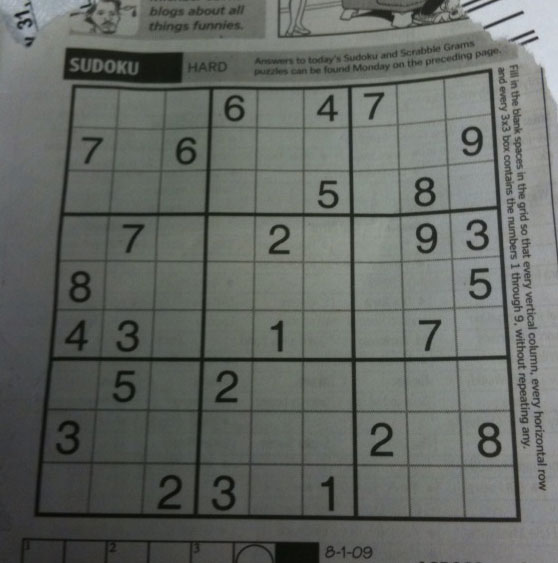
#> input picture data/images/sudoku.png, 558 x 563 px
$ python day059.py
#> lines starting #> are read from the running program, lines starting #| are printed output that depends on the picture
'''
Author       : Bingqiang Zhou
Date         : 2021-02-23 10:33:59
LastEditors  : Bingqiang Zhou
LastEditTime : 2021-02-23 11:27:30
Description  : 二值图像分析 – 霍夫直线检测
    图像霍夫变换是一种特别有用的图像变换，通过把图像的坐标从2D平面坐标系变换到极坐标空间，
    可以发现原来在平面坐标难以提取的几何特征信息（如：直线、圆等），
    图像的直线与圆检测就是典型的利用霍夫空间特性实现二值图像几何分析的例子。
    假设有如下的直线参数方程：
        r = x*cos(theta) + y * sin(theta)
    其中角度theta指r与X轴之间的夹角，r为到直线几何垂直距离。

    OpenCV关于霍夫直线检测有两个API，第一个函数，它是提取到直线在霍夫空间得几何特征，然后输出直线得两个极坐标参数。
    根据这两个参数我们可以组合得到空间坐标直线。该API如下：
        void cv::HoughLines(
            InputArray  image,
            OutputArray lines,
            double rho,
            double theta,
            int threshold,
            double srn = 0,
            double stn = 0,
            double min_theta = 0,
            double max_theta = CV_PI
        )
        Image 输入图像
        Lines 输出直线
        Rho 极坐标r得步长
        Theta角度步长
        Threshold累加器阈值
        Srn、stn多尺度霍夫变换时候需要得参数，经典霍夫变换不需要
        min_theta 最小角度
        max_theta最大角度

    参考链接：
        霍夫变换直线检测（Line Detection）原理及示例 - https://blog.csdn.net/leonardohaig/article/details/87907462
'''

import cv2 as cv
import numpy as np
import matplotlib.pyplot as plt

src = cv.imread("../data/images/sudoku.png")
#> src is the input picture: shape (563, 558, 3); mean B, G, R 99.5, 104.1, 100

t = 80
binary = cv.Canny(src, t, t*2) # 边缘检测
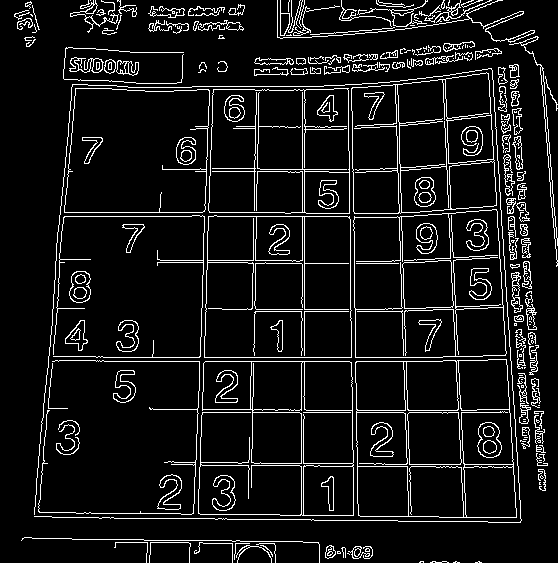
#> binary: shape (563, 558); 8.6% white in thin lines or dots

lines = cv.HoughLines(binary, 1, np.pi / 180.0, 150)
#> lines = 60 rows, first 8: [361, 1.57], [357, 1.57], [304, 0], [212, 0.0349], [216, 0.0349], [412, 1.57], [216, 1.57], [-349, 3.12]

result = src.copy()
for i in range(len(lines)):
    rho = lines[i][0][0]
    theta = lines[i][0][1]
    a = np.cos(theta)
    b = np.sin(theta)
    x0 = rho * a
    y0 = rho * b
    scale = 1000 # 从（x0，y0）延长，得到两个点
    pt1 = (int(x0 - scale * (b)), int(y0 + scale * (a)))
    pt2 = (int(x0 + scale * (b)), int(y0 - scale * (a)))
    cv.line(result, tuple(pt1), tuple(pt2), (0, 0, 255), 2)
#> this loop made 60 passes
#> (rho, theta, a, b, x0, y0, pt1, pt2) on passes 1 to 10: (361, 1.57, -4.37e-08, 1, -1.58e-05, 361, (-1000, 360), (999, 361)), (357, 1.57, -4.37e-08, 1, -1.56e-05, 357, (-1000, 356), (999, 357)), (304, 0, 1, 0, 304, 0, (304, 1000), (304, -1000)), (212, 0.0349, 0.999, 0.0349, 211.9, 7.4, (176, 1006), (246, -991)), (216, 0.0349, 0.999, 0.0349, 215.9, 7.54, (180, 1006), (250, -991)), (412, 1.57, -4.37e-08, 1, -1.8e-05, 412, (-1000, 411), (999, 412)), (216, 1.57, -4.37e-08, 1, -9.44e-06, 216, (-1000, 215), (999, 216)), (-349, 3.12, -1, 0.0175, 348.9, -6.09, (331, -1005), (366, 993)), (212, 1.57, -4.37e-08, 1, -9.27e-06, 212, (-1000, 211), (999, 212)), (-393, 3.11, -0.999, 0.0349, 392.8, -13.72, (357, -1013), (427, 985))
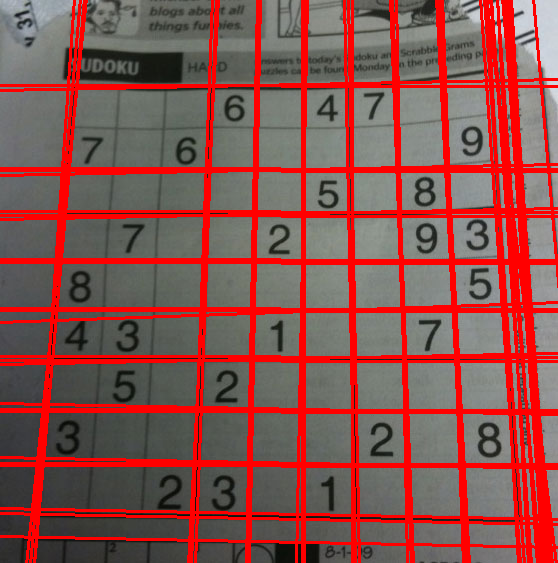
#> result: shape (563, 558, 3); mean B, G, R 77.9, 81.5, 138

# 可视化
rows = 1
cols = 2
images = [binary, result]
titles = ["binary image"]
plt.figure(figsize=(cols * 4, rows * 3)) # Width, height in inches.
for index, image in enumerate(images):
    plt.subplot(rows, cols, index + 1)
    if index >= len(titles):
        plt.title("image")
    else:
        plt.title(titles[index])
    plt.axis("off")
    if image.ndim > 2:
        plt.imshow(image[:, :, ::-1])
    else:
        plt.imshow(image, cmap="gray")
#> this loop made 2 passes
plt.show()
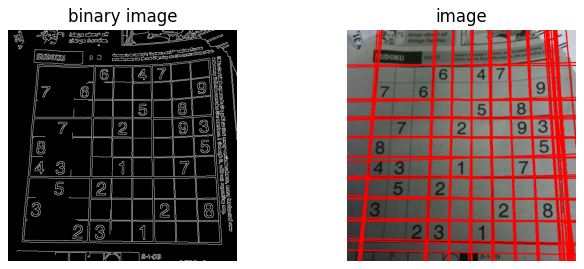
#> figure drawn by matplotlib, 2 panels
